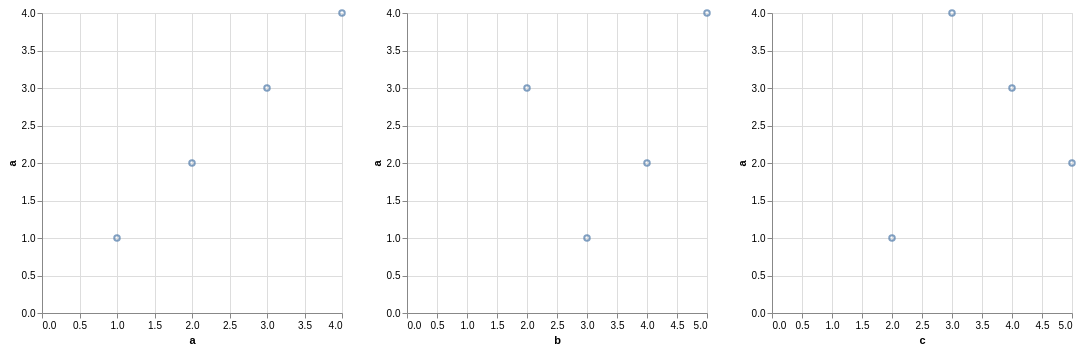

Vega-Lite specification stored for this chart:
### Vega-Lite specification from a JSON file in a GitHub repository (floating-point values rounded to 4 significant figures)
{"$schema": "https://vega.github.io/schema/vega-lite/v6.json", "width": 100, "height": 100, "padding": 5, "autosize": "pad", "data": {"name": "table", "values": [{"a": 1, "b": 3, "c": 2}, {"a": 2, "b": 4, "c": 5}, {"a": 3, "b": 2, "c": 4}, {"a": 4, "b": 5, "c": 3}]}, "repeat": ["a", "b", "c"], "spec": {"mark": "point", "encoding": {"x": {"field": {"repeat": "repeat"}, "type": "quantitative"}, "y": {"field": "a", "type": "quantitative"}}}}
